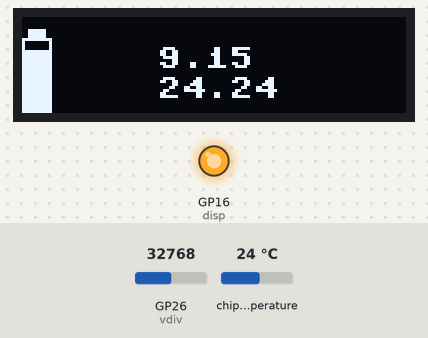
This program was run on a simulated Raspberry Pi Pico running MicroPython. On the bench: 128×32 one-colour display, output pins drawn as LEDs (lit = HIGH). The inputs (shaded band) are chosen by the test bench; at power-on: GP26 (vdiv) = 32768, chip temperature 24 °C (analog values on the 0–65535 scale). Library files of the repository ran but are not shown: ssd1306.py; what the program prints to the serial console is not drawn.

Above: at 1.2 s.
1.3 s: GP26 (vdiv) set to 12832
At 2.5 s:
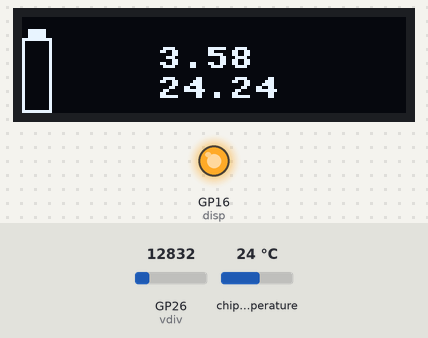
3.5 s: GP26 (vdiv) set to 10752
At 4.6 s:
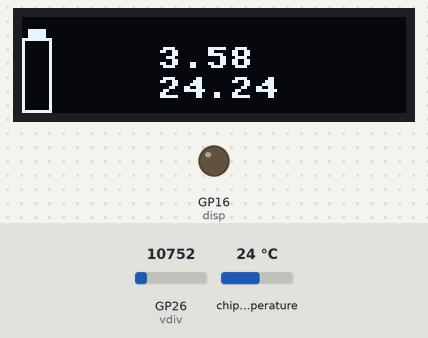
Timing chart, 0 to 6.5 s (numbered marks = the images above; inputs shaded):
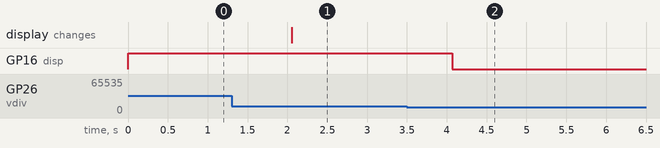

The program:

main_5-8-24.py
```python
from machine import Pin, ADC, SoftI2C, lightsleep
from time import sleep
import ssd1306
import math

vdiv = ADC(Pin(26))
temp = ADC(4)
disp = Pin(16, Pin.OUT)
disp.value(1)

# dispay setup
i2c = SoftI2C(scl=Pin(15), sda=Pin(14))
display = ssd1306.SSD1306_I2C(128, 32, i2c)

R1 = 10000
R2 = 2200


##############

proff = True # sets previosly off to true

def main(volt, temp):
    display.fill(0)
    display.text(str(volt), 45, 10)
    display.text(str(temp), 45, 20)

# Battery symbol
def battery(volt):

    max_v = 10 # Maximum Voltage - Battery Max Voltage
    min_v = 3.3 # Minimum Voltage - Battery Min Voltage
    max_h = 25 # Rectangle height

    height = int(( (volt-min_v) / (max_v-min_v) )*max_h) # Ratio for voltage
    b_y = 32 - height
    b_h = height

    display.rect(0, 7, 10, max_h, 1) # Main Battery Rectangle (x, y, b, h, color)
    display.fill_rect(2, 4, 6, 4, 1) # Top of Battery image
    display.fill_rect(0, b_y, 10, b_h, 1) # Filled Zone of battery based on battery voltage

while True:

    # Get voltage value
    value = vdiv.read_u16() # read value, 0-65535 across voltage range 0.0v - 3.3v
    value += vdiv.read_u16()
    value += vdiv.read_u16()
    value += vdiv.read_u16()
    value += vdiv.read_u16()
    value = value/5 #averages 5 values for better accuracy

    volts = (value/65535)*3.3 # Ratio for conversion

    B_v = volts * ((R1+R2)/R2) # Voltage Divider
    B_v = round(B_v,2) # Rounds to two decimals for simpler view
    ###############
    # temperature
    t = temp.read_u16() * (3.3/(65535))
    t = round((27 - (t - 0.706)/0.001721), 2)
    ###############

    # if V is less than 3.3 the display turns off to save power.
    # This will be used with current to go into a sleep mode
    # goal is to put entire rp2040 into a sleep mode
    if B_v < 3.3:
        print("turning off...")
        disp.value(0) # Turns off display
        lightsleep(5000) # sleeps rp2040 for x miliseconds
    else: # This part of the loop is for all scenarios when there is current draw

        if disp.value() == 1: # Reads if the display is on
            print("staying on...")
            main(B_v, t) # Displays Voltage(Change to Wattage) & Temperature (Probably will remove this)
            battery(B_v) # Builds Battery image based on battery voltage
        elif disp.value() == 0: # Reads if the display is off so that it only resets if it was off. This avoids a flash
            print("turning on...")
            disp.value(1) # Turns on display after being off
            sleep(.1) # gives time for display to turn on

            # dispay setup
            i2c = SoftI2C(scl=Pin(15), sda=Pin(14))
            display = ssd1306.SSD1306_I2C(128, 32, i2c)

            main(B_v, t) # Displays Voltage(Change to Wattage) & Temperature (Probably will remove this)
            battery(B_v) # Builds Battery image based on battery voltage

        display.show() # Shows all info after everything has been written

    sleep(1) # Changes speed of entire loop

###########################

# Once current sensor exists the current can be the only sensor in the main loop
# all others can be in specific functions (maybe this would save power if sleep
# mode does not exist?)
```

Measured:
- the behaviour switches between 11808 and 11792 on GP26 (vdiv) (found by bisection; images 1 and 2)
- after the input at 1.3 s, the display: changes after 0.76 s (image 1)
- after the input at 3.5 s, GP16 (disp): HIGH → LOW after 0.57 s
